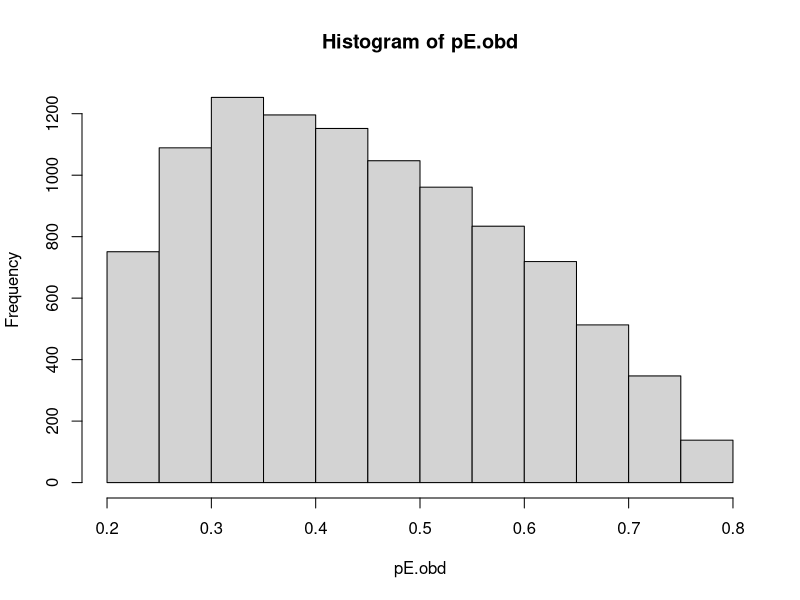
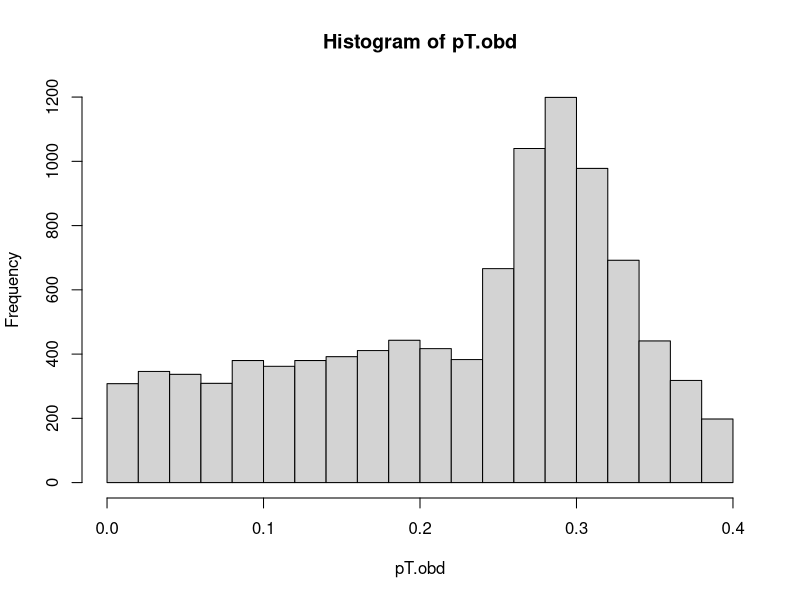

Write R code to recreate these figures, in order.
rm(list=ls())
ndose<-6 # number of doses
targetT<-0.3 # highest acceptable toxicity rate
targetE<-0.2 # lowest acceptable efficacy rate
u1<-100
u2<-0
ntrial<-10000
obd.vec<-mtd.vec<-c()
pE.mat<-pT.mat<-u.mat<-c()
pE.obd<-pT.obd<-c()
pE.mtd<-pT.mtd<-c()
set.seed(1)
for(s in 1:ntrial){
  
  obd<-sample(ndose,1)
  mtd<-obd # initialization
  prob_plateau<-0.5
  obd.temp<-0
  jj<-kk<-rep(0,ndose)
  uu<-runif(1)
  
  if(uu<prob_plateau & obd<ndose){
    # generate plateau cases 
    while(obd.temp!=obd | kk[obd]>(targetT+0.1) | jj[obd]<targetE){
      mtd<-(obd-1)+sample(ndose-obd+1,1)
      D=1:ndose
      if(mtd<ndose){temp<-sort(runif(length(D)-mtd,targetT,1));
      bornesup<-max(targetT+0.05,temp[length(D)-mtd])}
      if(mtd==ndose){bornesup<-targetT +(1-targetT)*rbeta(1,0.5,1)}
      mtd.temp<-0
      
      while(mtd.temp!=mtd | kk[mtd]< (targetT-0.05)){
        kk<-sort(runif(ndose,0,bornesup))
        mtd.temp<-which.min(abs(kk-targetT))
      }
      
      bornesup<-runif(1,0.3,0.8)
      jj[1:obd]<-sort(runif(obd,0,bornesup))
      jj[obd:ndose]<-jj[obd]
      
      utility<-u1*jj+(1-kk)*u2
      
      obd.temp<-which.max(utility[1:mtd])
      
    }
  } 
  
  
  if(uu>=prob_plateau & obd<ndose){
    # generate non-plateau cases 
    while(obd.temp!=obd | kk[obd]>(targetT+0.1) | jj[obd]<targetE){
      mtd<-(obd-1)+sample(ndose-obd+1,1)
      D=1:ndose
      if(mtd<ndose){temp<-sort(runif(length(D)-mtd,targetT,1));
      bornesup<-max(targetT+0.05,temp[length(D)-mtd])}
      if(mtd==ndose){bornesup<-targetT +(1-targetT)*rbeta(1,0.5,1)}
      mtd.temp<-0
      
      while(mtd.temp!=mtd | kk[mtd]< (targetT-0.05)){
        kk<-sort(runif(ndose,0,bornesup))
        mtd.temp<-which.min(abs(kk-targetT))
      }
      
      med<-(obd-1)+sample(ndose-obd+1,1)
      bornesup<-runif(1,0.3,0.8)
      jj[med]<-max(runif(ndose,0,bornesup))
      if(med>1){
        jj[1:(med-1)]<-sort(runif(med-1,0,jj[med]))
      }
      if(med<ndose){
        jj[(med+1):ndose]<- sort(runif(ndose-med,0,jj[med]),,decreasing=TRUE)
      }
      utility<-u1*jj+(1-kk)*u2
      obd.temp<-which.max(utility[1:mtd])
      
    }
  }
  
  if(obd==ndose){
    while(obd.temp!=obd | kk[obd]>(targetT+0.1) | jj[obd]<targetE){
      mtd<-(obd-1)+sample(ndose-obd+1,1)
      D=1:ndose
      if(mtd<ndose){temp<-sort(runif(length(D)-mtd,targetT,1));
      bornesup<-max(targetT+0.05,temp[length(D)-mtd])}
      if(mtd==ndose){bornesup<-targetT +(1-targetT)*rbeta(1,0.5,1)}
      mtd.temp<-0
      
      while(mtd.temp!=mtd | kk[mtd]< (targetT-0.05)){
        kk<-sort(runif(ndose,0,bornesup))
        mtd.temp<-which.min(abs(kk-targetT))
      }
      bornesup<-runif(1,0.3,0.8)
      jj<-sort(runif(ndose,0,bornesup))
      utility<-u1*jj+(1-kk)*u2
      obd.temp<-which.max(utility[1:mtd])
    }
  }
  
  pE.mat<-rbind(pE.mat,jj)
  pT.mat<-rbind(pE.mat,kk)
  u.mat<-rbind(u.mat,utility)
  obd.vec<-c(obd.vec,obd)
  mtd.vec<-c(mtd.vec,mtd)
  
  pE.obd<-c(pE.obd,jj[obd])
  pT.obd<-c(pT.obd,kk[obd])
  
  pE.mtd<-c(pE.mtd,jj[mtd])
  pT.mtd<-c(pT.mtd,kk[mtd])

}

table(obd.vec)
hist(pE.obd)
quantile(pE.obd)
hist(pT.obd)
quantile(pT.obd)

